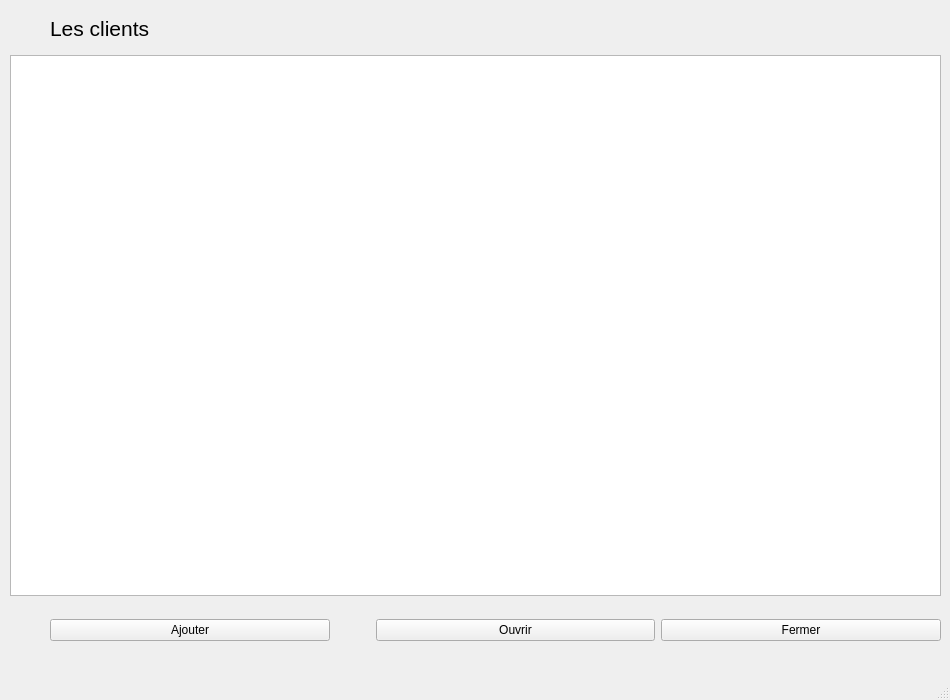
<?xml version="1.0" encoding="UTF-8"?>
<ui version="4.0">
 <class>UIListClient</class>
 <widget class="QMainWindow" name="UIListClient">
  <property name="geometry">
   <rect>
    <x>0</x>
    <y>0</y>
    <width>950</width>
    <height>700</height>
   </rect>
  </property>
  <property name="minimumSize">
   <size>
    <width>950</width>
    <height>700</height>
   </size>
  </property>
  <property name="maximumSize">
   <size>
    <width>950</width>
    <height>700</height>
   </size>
  </property>
  <property name="windowTitle">
   <string>Gestion des clients - Gestionnaire : </string>
  </property>
  <widget class="QWidget" name="centralwidget">
   <widget class="QWidget" name="horizontalLayoutWidget">
    <property name="geometry">
     <rect>
      <x>10</x>
      <y>10</y>
      <width>931</width>
      <height>37</height>
     </rect>
    </property>
    <layout class="QHBoxLayout" name="horizontalLayoutNorth">
     <item>
      <spacer name="horizontalSpacer">
       <property name="sizeHint" stdset="0">
        <size>
         <width>40</width>
         <height>20</height>
        </size>
       </property>
      </spacer>
     </item>
     <item>
      <widget class="QLabel" name="labelTitle">
       <property name="font">
        <font>
         <pointsize>16</pointsize>
        </font>
       </property>
       <property name="text">
        <string>Les clients</string>
       </property>
      </widget>
     </item>
     <item>
      <spacer name="horizontalSpacerLeft">
       <property name="sizeHint" stdset="0">
        <size>
         <width>40</width>
         <height>20</height>
        </size>
       </property>
      </spacer>
     </item>
    </layout>
   </widget>
   <widget class="QWidget" name="horizontalLayoutWidget_Tableview">
    <property name="geometry">
     <rect>
      <x>10</x>
      <y>55</y>
      <width>931</width>
      <height>541</height>
     </rect>
    </property>
    <layout class="QHBoxLayout" name="horizontalLayoutTableview">
     <item>
      <widget class="QTableView" name="tableViewClients">
       <property name="selectionBehavior">
        <enum>QAbstractItemView::SelectItems</enum>
       </property>
      </widget>
     </item>
    </layout>
   </widget>
   <widget class="QWidget" name="horizontalLayoutWidget_Buttons">
    <property name="geometry">
     <rect>
      <x>10</x>
      <y>610</y>
      <width>931</width>
      <height>41</height>
     </rect>
    </property>
    <layout class="QHBoxLayout" name="horizontalLayoutButtons">
     <item>
      <spacer name="horizontalSpacerButtons">
       <property name="sizeHint" stdset="0">
        <size>
         <width>40</width>
         <height>20</height>
        </size>
       </property>
      </spacer>
     </item>
     <item>
      <widget class="QPushButton" name="pushButtonAjout">
       <property name="text">
        <string>Ajouter</string>
       </property>
      </widget>
     </item>
     <item>
      <spacer name="horizontalSpacer_2">
       <property name="sizeHint" stdset="0">
        <size>
         <width>40</width>
         <height>20</height>
        </size>
       </property>
      </spacer>
     </item>
     <item>
      <widget class="QPushButton" name="pushButtonOuvrir">
       <property name="text">
        <string>Ouvrir</string>
       </property>
      </widget>
     </item>
     <item>
      <widget class="QPushButton" name="pushButtonClose">
       <property name="text">
        <string>Fermer</string>
       </property>
      </widget>
     </item>
    </layout>
   </widget>
  </widget>
  <widget class="QMenuBar" name="menubar">
   <property name="geometry">
    <rect>
     <x>0</x>
     <y>0</y>
     <width>950</width>
     <height>21</height>
    </rect>
   </property>
  </widget>
  <widget class="QStatusBar" name="statusbar"/>
 </widget>
 <resources/>
 <connections/>
</ui>
